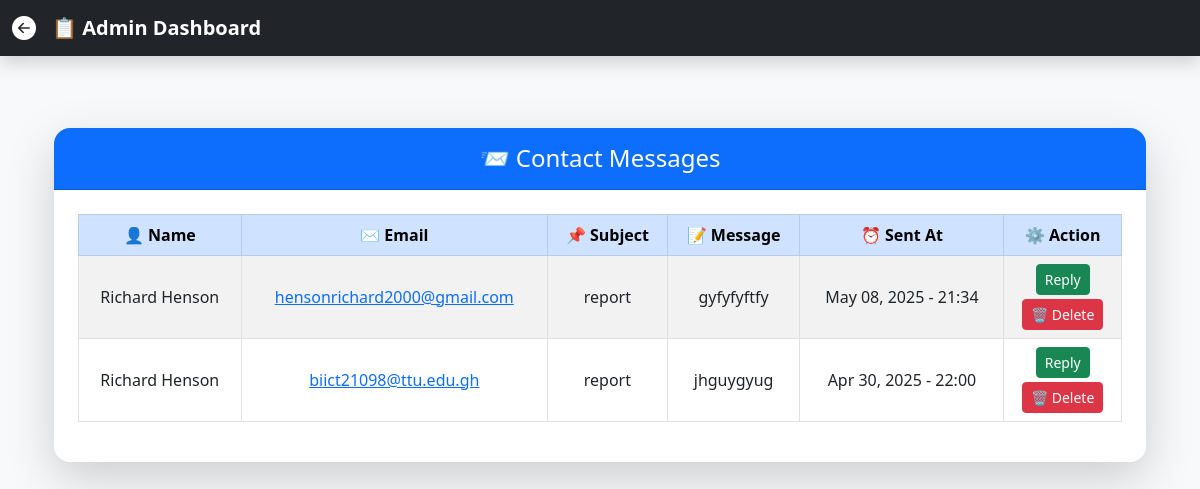
/dashboard/messages/, run on the app's committed database.
### home/models.py (models this page shows, shortened)
class ContactMessage(models.Model):
    name = models.CharField(max_length=100)
    email = models.EmailField()
    subject = models.CharField(max_length=200)
    message = models.TextField()
    timestamp = models.DateTimeField(auto_now_add=True)
    status_choices = [
        ('new', 'New'),
        ('in_progress', 'In Progress'),
        ('resolved', 'Resolved'),
    ]
    status = models.CharField(max_length=20, choices=status_choices, default='new')

### home/views.py (the view)
# urls.py: path("dashboard/messages/", views.view_contact_messages, name="view_contact_messages"),
def view_contact_messages(request):
    messages = ContactMessage.objects.all().order_by('-timestamp')
    return render(request, 'home/view_contacts.html', {'messages': messages})

### home/templates/home/view_contacts.html (shortened to what this page needs)
{% extends 'home/view_contacts_base2.html' %}
{% block content %}
<div class="container py-5">
    <div class="card shadow-lg rounded-4 border-0">
        <div class="card-header bg-primary text-white py-3 rounded-top-4 text-center">
            <h4 class="mb-0">📨 Contact Messages</h4>
        </div>
        <div class="card-body p-4">
            <div class="table-responsive">
                <table class="table table-bordered table-striped table-hover align-middle">
                    <thead class="table-primary text-center">
                        <tr>
                            <th class="text-center">👤 Name</th>
                            <th class="text-center">✉️ Email</th>
                            <th class="text-center">📌 Subject</th>
                            <th class="text-center">📝 Message</th>
                            <th class="text-center">⏰ Sent At</th>
                            <th class="text-center">⚙️ Action</th>
                        </tr>
                    </thead>
                    <tbody>
                        {% for msg in messages %}
                        <tr class="text-center">
                            <td>{{ msg.name }}</td>
                            <td><a href="mailto:{{ msg.email }}">{{ msg.email }}</a></td>
                            <td>{{ msg.subject }}</td>
                            <td>{{ msg.message|truncatechars:50 }}</td>
                            <td>{{ msg.timestamp|date:"M d, Y - H:i" }}</td>
                            <td>
                                <a href="mailto:{{ msg.email }}" class="btn btn-sm btn-success mb-1">Reply</a>
                                <form method="POST" action="{% url 'delete_message' msg.id %}" onsubmit="return confirm('Are you sure you want to delete this message?');">
                                    <button class="btn btn-sm btn-danger">🗑️ Delete</button>
                                </form>
                            </td>
                        </tr>
                        {% empty %}
                        <tr>
                            <td colspan="6" class="text-center text-muted py-4">No messages found. ✉️</td>
                        </tr>
                        {% endfor %}
                    </tbody>
                </table>
            </div>
        </div>
    </div>
</div>
{% endblock %}

### home/templates/home/view_contacts_base2.html (style rules this page uses)
body { background-color: #f8f9fa; }
.card { border-radius: 1rem; }
.table thead th { vertical-align: middle; }

### data on the page
ContactMessage: name "Richard Henson", email "hensonrichard2000@gmail.com", subject "report", message "gyfyfyftfy", timestamp "May 08, 2025 - 21:34"
ContactMessage: name "Richard Henson", email "biict21098@ttu.edu.gh", subject "report", message "jhguygyug", timestamp "Apr 30, 2025 - 22:00"
